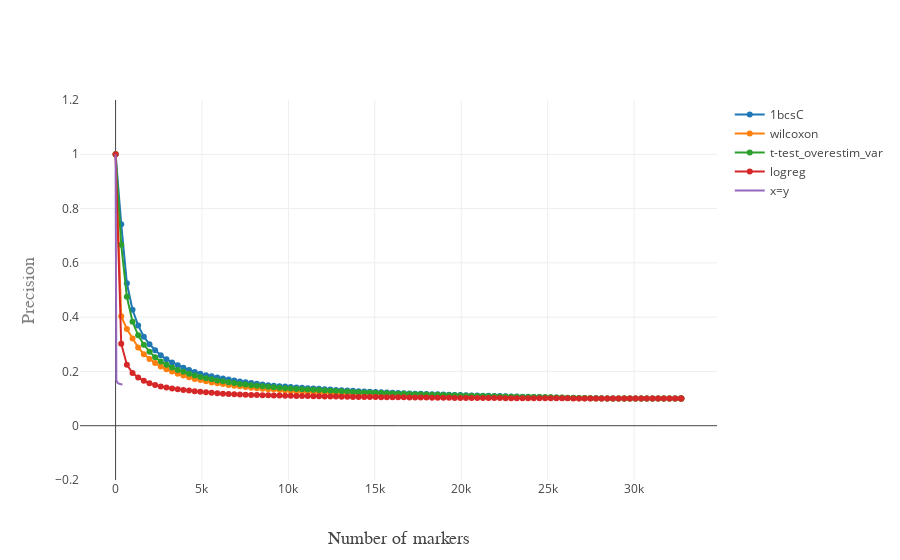

The code cell stored with this chart in its notebook:
### Code cell
iplot(methodPrecs(True, False, ""))
